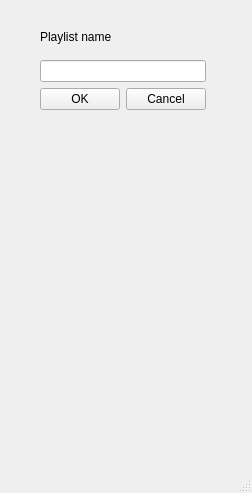
<?xml version="1.0" encoding="UTF-8"?>
<ui version="4.0">
 <class>MainWindow</class>
 <widget class="QMainWindow" name="MainWindow">
  <property name="geometry">
   <rect>
    <x>0</x>
    <y>0</y>
    <width>252</width>
    <height>493</height>
   </rect>
  </property>
  <property name="windowTitle">
   <string>MainWindow</string>
  </property>
  <widget class="QWidget" name="centralwidget">
   <widget class="QWidget" name="">
    <property name="geometry">
     <rect>
      <x>40</x>
      <y>20</y>
      <width>166</width>
      <height>90</height>
     </rect>
    </property>
    <layout class="QVBoxLayout" name="verticalLayout">
     <item>
      <widget class="QLabel" name="label">
       <property name="text">
        <string>Playlist name</string>
       </property>
      </widget>
     </item>
     <item>
      <widget class="QLineEdit" name="lineEdit"/>
     </item>
     <item>
      <layout class="QHBoxLayout" name="horizontalLayout">
       <item>
        <widget class="QPushButton" name="pushButtonOK">
         <property name="text">
          <string>OK</string>
         </property>
        </widget>
       </item>
       <item>
        <widget class="QPushButton" name="pushButtonCancel">
         <property name="text">
          <string>Cancel</string>
         </property>
        </widget>
       </item>
      </layout>
     </item>
    </layout>
   </widget>
  </widget>
  <widget class="QMenuBar" name="menubar">
   <property name="geometry">
    <rect>
     <x>0</x>
     <y>0</y>
     <width>252</width>
     <height>22</height>
    </rect>
   </property>
  </widget>
  <widget class="QStatusBar" name="statusbar"/>
 </widget>
 <resources/>
 <connections/>
</ui>
